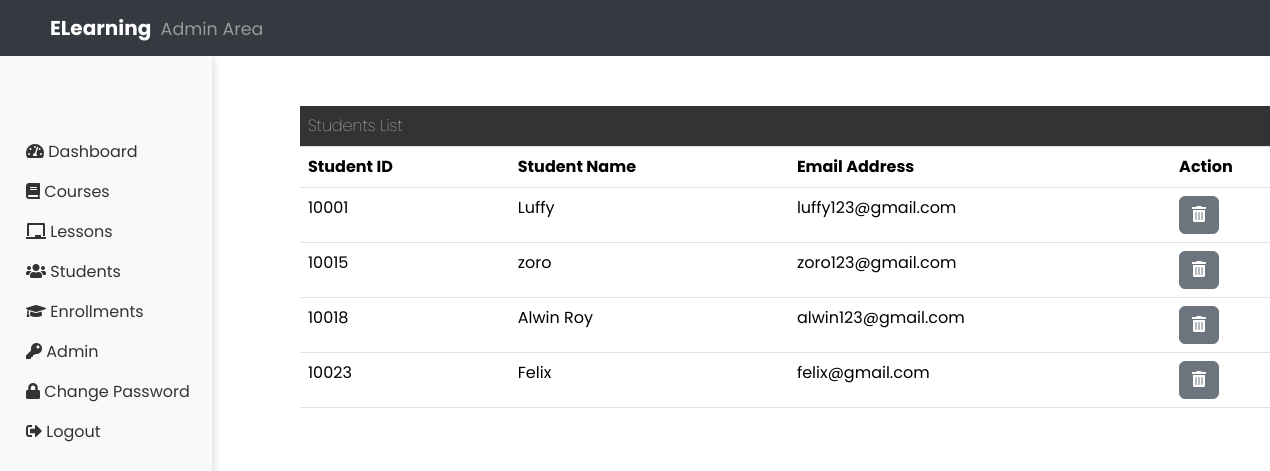
/admin/adminStudents.php, run on the app's committed database.
### tables this page shows
CREATE TABLE `users` (
  `user_id` int(11) NOT NULL,
  `username` varchar(50) NOT NULL,
  `password` varchar(50) NOT NULL,
  `email` varchar(50) NOT NULL,
  `role` varchar(50) NOT NULL
);

### admin/adminStudents.php (the view, shortened to what this page needs)
<?php
include 'adminHeader.php';
include '../components/dbConnection.php';
$studentsQuery = "SELECT user_id, username, email FROM users WHERE role = 'user'";
$studentsResult = mysqli_query($conn, $studentsQuery);
?>
<!DOCTYPE html>
<html lang="en">
<head>
</head>
<body>
    <?php
    include 'adminHeader.php';
    ?>
    <table class="table table-hover" style="margin: 50px 0px 0px 300px; width: 80%;">
        <tbody>
            <tr>
                <th colspan="4" style="background-color: #333; color: white; font-weight: 100;">Students List</th>
            </tr>
            <tr>
                <th scope="col">Student ID</th>
                <th scope="col">Student Name</th>
                <th scope="col">Email Address</th>
                <th scope="col">Action</th>
            </tr>
            <?php
            while ($student = mysqli_fetch_assoc($studentsResult)) {
            ?>
            <form method="post" action="">
                <tr>
                    <td><?php echo $student['user_id']; ?></td>
                    <td><?php echo $student['username']; ?></td>
                    <td><?php echo $student['email']; ?></td>
                    <td>
                        <button type="submit" class="btn btn-secondary" name="deleteStudent" value="<?php echo $student['user_id']; ?>">
                            <i class="fas fa-trash-alt"></i>
                        </button>
                    </td>
                </tr>
            </form>
            <?php
            }
            ?>
        </tbody>
    </table>
</body>
</html>

### admin/adminHeader.php (style rules this page uses)
* { font-family: 'Poppins', sans-serif; }
body { padding-top: 56px; }

### data on the page
users: user_id "10001", username "Luffy", email "luffy123@gmail.com"
users: user_id "10015", username "zoro", email "zoro123@gmail.com"
users: user_id "10018", username "Alwin Roy", email "alwin123@gmail.com"
users: user_id "10023", username "Felix", email "felix@gmail.com"
